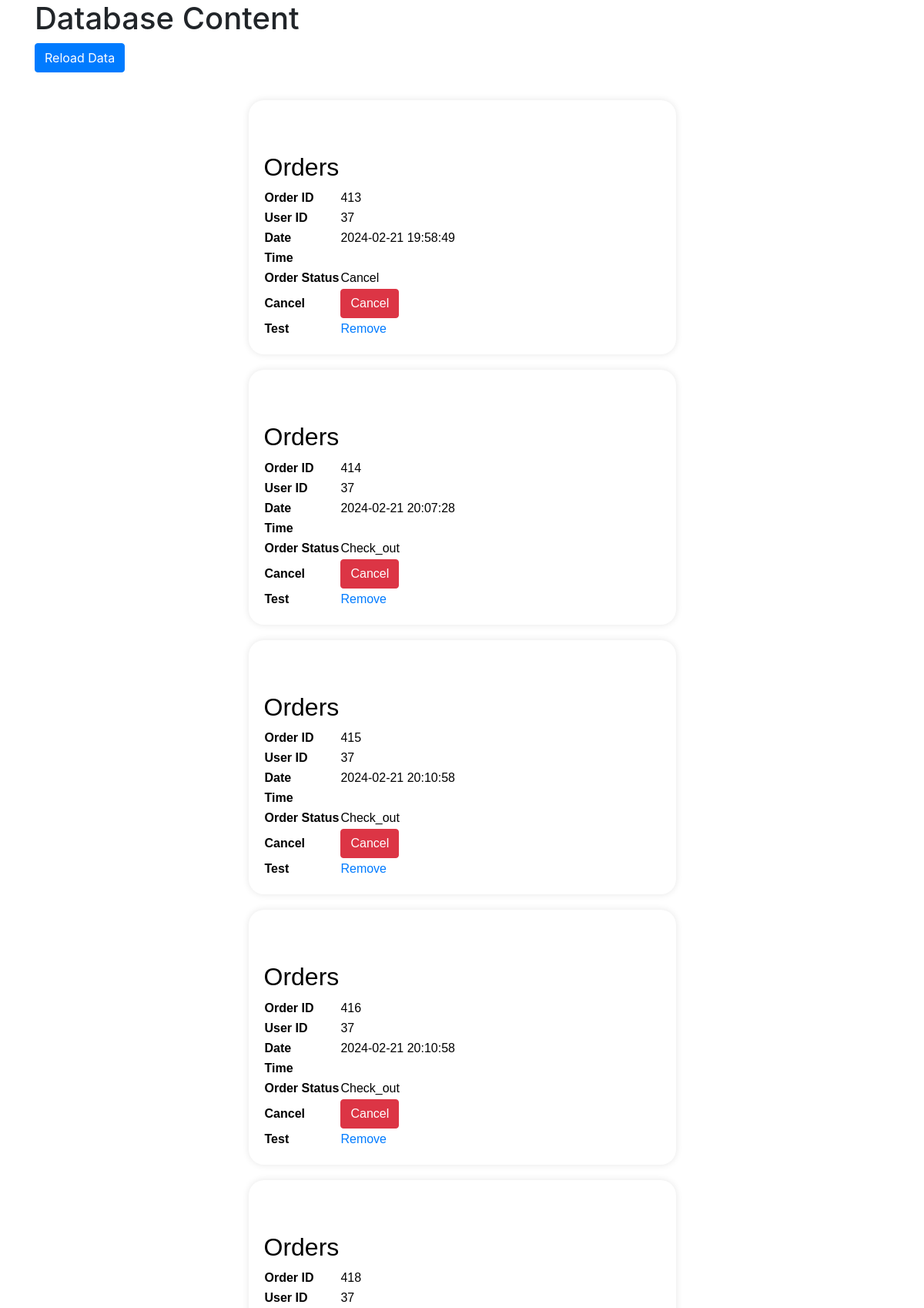
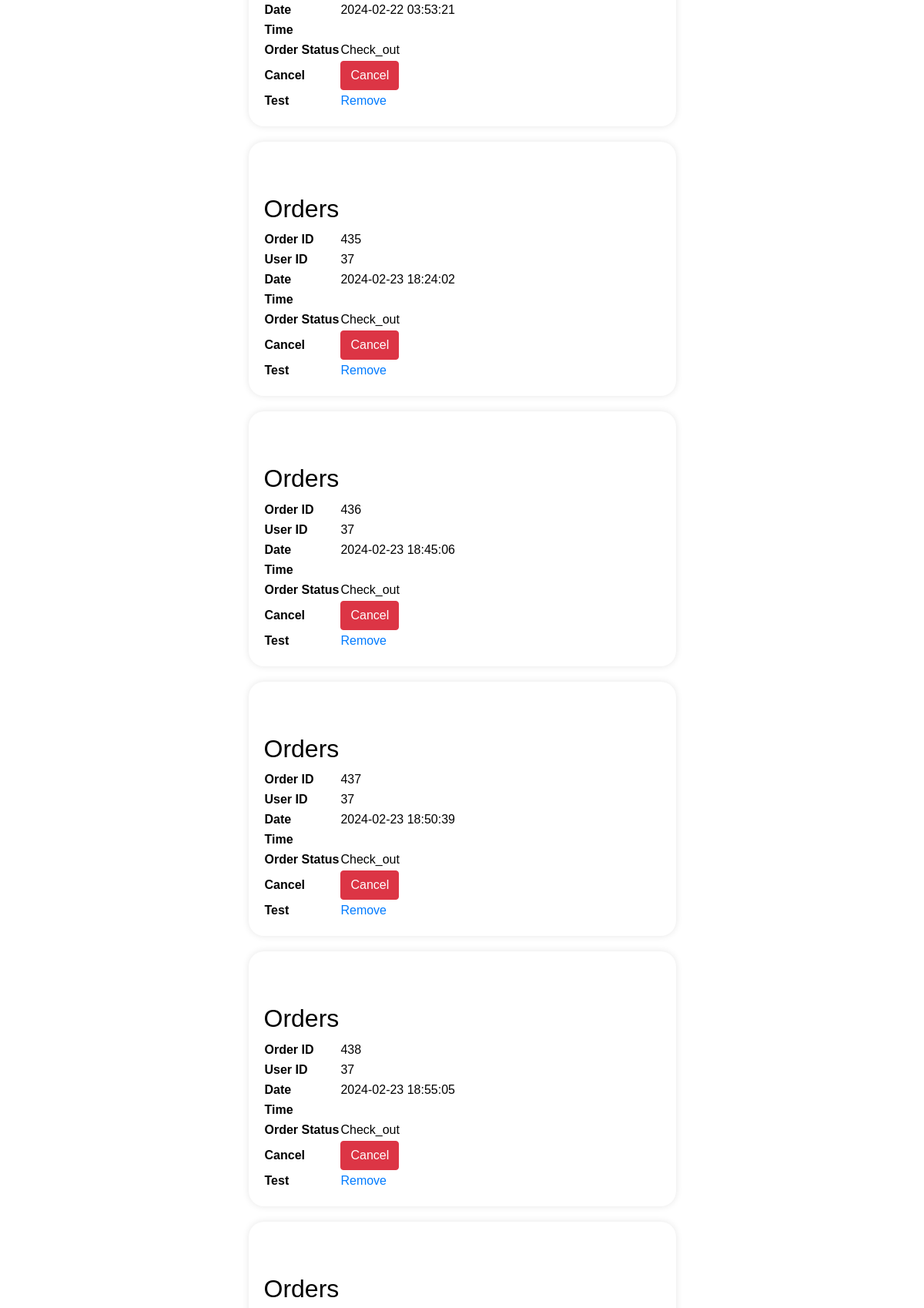
Screenshot of /Public/img/indexAJ.php (signed in, upper part) with the database file from the repository (2 pictures, top to bottom).
### tables this page shows
CREATE TABLE `orders` (
  `id` int(11) NOT NULL,
  `user_id` int(11) NOT NULL,
  `item_id` int(11) NOT NULL,
  `status` enum('Check_out','Confirmed','Cancel') NOT NULL,
  `order_id` int(11) DEFAULT NULL,
  `payment_id` varchar(255) DEFAULT NULL,
  `user_name` varchar(300) DEFAULT NULL,
  `date` timestamp NULL DEFAULT current_timestamp(),
  `time` time DEFAULT NULL,
  `total_price` int(11) NOT NULL,
  `orders_item_name` varchar(400) DEFAULT NULL,
  `mobile` int(15) DEFAULT NULL,
  `address` varchar(800) DEFAULT NULL,
  `email` varchar(300) DEFAULT NULL
);

### Public/img/indexAJ.php (the view, shortened to what this page needs)
<!DOCTYPE html>
<html lang="en">
<head>
    <link rel="stylesheet" href="https://stackpath.bootstrapcdn.com/bootstrap/4.3.1/css/bootstrap.min.css">
</head>
<body>
    <div class="container">
        <h1>Database Content</h1>
        <button id="reloadButton" class="btn btn-primary mb-3" onclick="reloadData()">Reload Data</button>
        <div class="table-responsive">
            <?php
            $servername = "localhost";
            $username = "root";
            $password = "";
            $dbname = "root";
            $conn = new mysqli($servername, $username, $password, $dbname);
            $user_id = $_SESSION['id'];
            $new = $user_id;
            $sql = "SELECT id, user_id, item_id, date, time, status FROM orders WHERE user_id = $new";
            $result = $conn->query($sql);
            if ($result->num_rows > 0) {
                while ($row = $result->fetch_assoc()) {
                    echo "<div id='new'>
                        <br>
                        <br>
                        <h2>Orders</h2>
                        <table class='table11'>
                            <tr>
                                <th>Order ID</th>
                                <td>" . $row["id"] . "</td>
                            </tr>
                            <tr>
                                <th>User ID</th>
                                <td>" . $row["user_id"] . "</td>
                            </tr>
                            <tr>
                                <th>Date</th>
                                <td>" . $row["date"] . "</td>
                            </tr>
                            <tr>
                                <th>Time</th>
                                <td>" . $row["time"] . "</td>
                            </tr>
                            <tr>
                                <th>Order Status</th>
                                <td>" . $row["status"] . "</td>
                            </tr>
                            <tr>
                                <th>Cancel</th>
                                <td> <button type='button' class='btn btn-danger'>Cancel</button> </td>
                            </tr>
                            <tr>
                                <th>Test</th>
                                <td>
                                    <a href='cart_remove.php?id=" . $row['id'] . "'>Remove</a>
                                </td>
                            </tr>
                        </table>
                    </div>";
                }
            } else {
                echo "0 results";
            }
            ?>
        </div>
    </div>
</body>
</html>

### Public/img/indexAJ.php (style rules this page uses)
#new { font-family: Arial, Helvetica, sans-serif; color: black; width: 50%; border-radius: 20px; margin: 20px auto; padding: 20px; box-shadow: 0 0 10px rgba(0, 0, 0, 0.1); }

### rows the page displays
orders: id "413", user "37", date "2024-02-21 19:58:49", status "Cancel"
orders: id "414", user "37", date "2024-02-21 20:07:28", status "Check_out"
orders: id "415", user "37", date "2024-02-21 20:10:58", status "Check_out"
orders: id "416", user "37", date "2024-02-21 20:10:58", status "Check_out"
orders: id "418", user "37", date "2024-02-22 03:53:21", status "Check_out"
orders: id "435", user "37", date "2024-02-23 18:24:02", status "Check_out"
orders: id "436", user "37", date "2024-02-23 18:45:06", status "Check_out"
orders: id "437", user "37", date "2024-02-23 18:50:39", status "Check_out"
orders: id "438", user "37", date "2024-02-23 18:55:05", status "Check_out"
